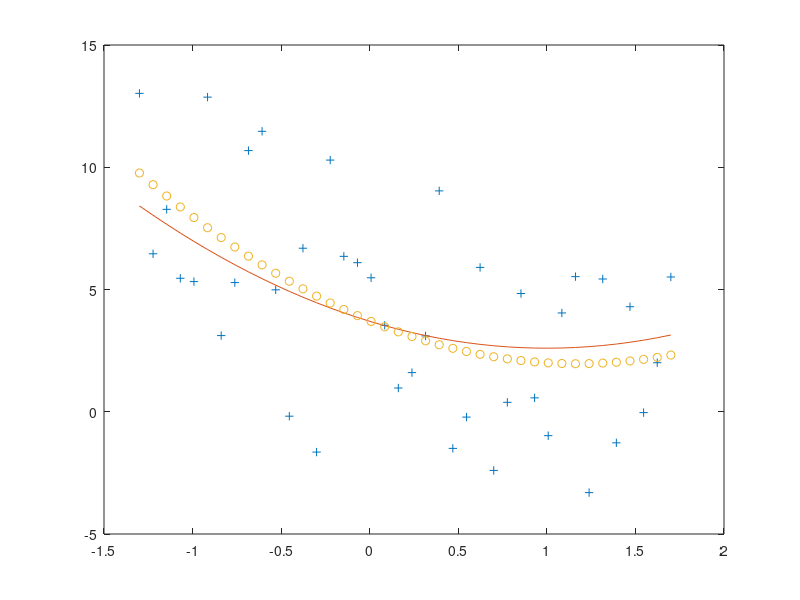

Source code (MATLAB):
pkg load statistics;
clear;
clc;

xmin = -1.3;
xmax = 1.7;
n = 40;
a = [1.1, -2.2, 3.7];
s = 2.7;

X = xmin : (xmax - xmin) / (n - 1) : xmax;
y = polyval(a, X);
Y = y + s * randn(1, n);
polynom = polyfit(X, Y, 2);
Yp = polyval(polynom, X);
plot(X, Y, '+', X, y, X, Yp, 'o');
e = Yp - Y;
printf("Orthogonality check: %f\n", Yp * e');
printf("Noise assessment: %f\n", sqrt(e / (n - 3) * e'));